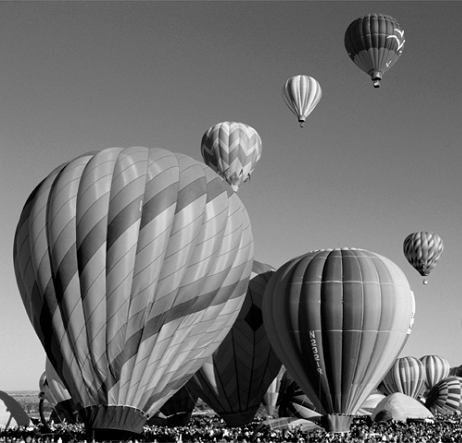
#> input picture cwiczenia_15_04_2025_morph_ops/salt_and+pepper.png, 462 x 443 px
$ python zadanie3.py
#> lines starting #> are read from the running program, lines starting #| are printed output that depends on the picture
import cv2

image = cv2.imread('salt_and+pepper.png')
#> image is the input picture: shape (443, 462, 3); min 0, max 255, mean 113

gray = cv2.cvtColor(image, cv2.COLOR_BGR2GRAY)
kernelSizes = [(3, 3), (5, 5), (7, 7)]

for kernelSize in kernelSizes:
    kernel = cv2.getStructuringElement(cv2.MORPH_RECT, kernelSize)
    opening = cv2.morphologyEx(gray, cv2.MORPH_OPEN, kernel)
    cv2.imshow("Opening: ({}, {})".format(kernelSize[0], kernelSize[1]), opening)
    cv2.waitKey(0)
#> this loop made 3 passes
#> pass 1, `opening = cv2.morphologyEx(gray, cv2.MORPH_OPEN, kernel)`:
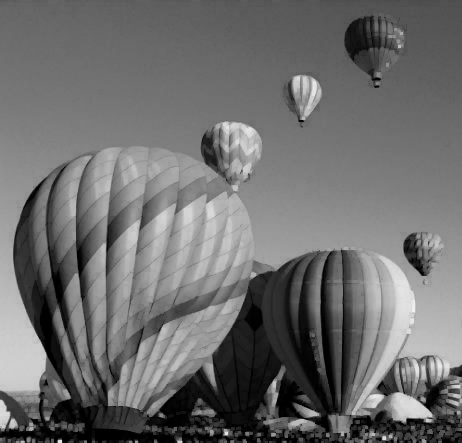
#> opening: shape (443, 462); min 0, max 240, mean 109.4
#> pass 2, `opening = cv2.morphologyEx(gray, cv2.MORPH_OPEN, kernel)`:
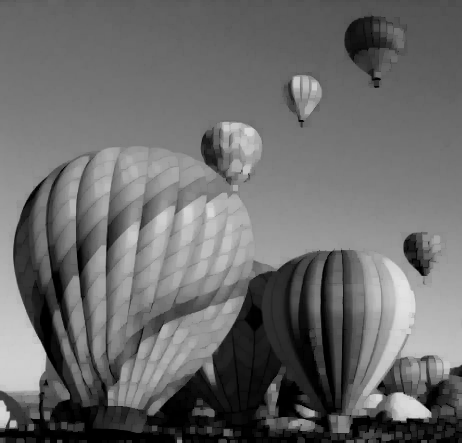
#> opening: shape (443, 462); min 0, max 226, mean 106.3
#> pass 3, `opening = cv2.morphologyEx(gray, cv2.MORPH_OPEN, kernel)`:
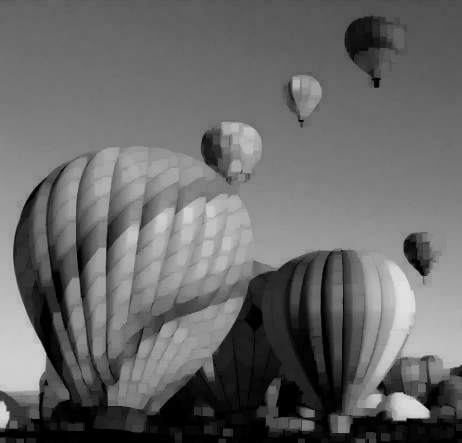
#> opening: shape (443, 462); min 0, max 225, mean 103.6
cv2.imshow('Original', image)
cv2.waitKey(0)
cv2.destroyAllWindows()

#Wyniki po operacji są bardziej rozmazane
